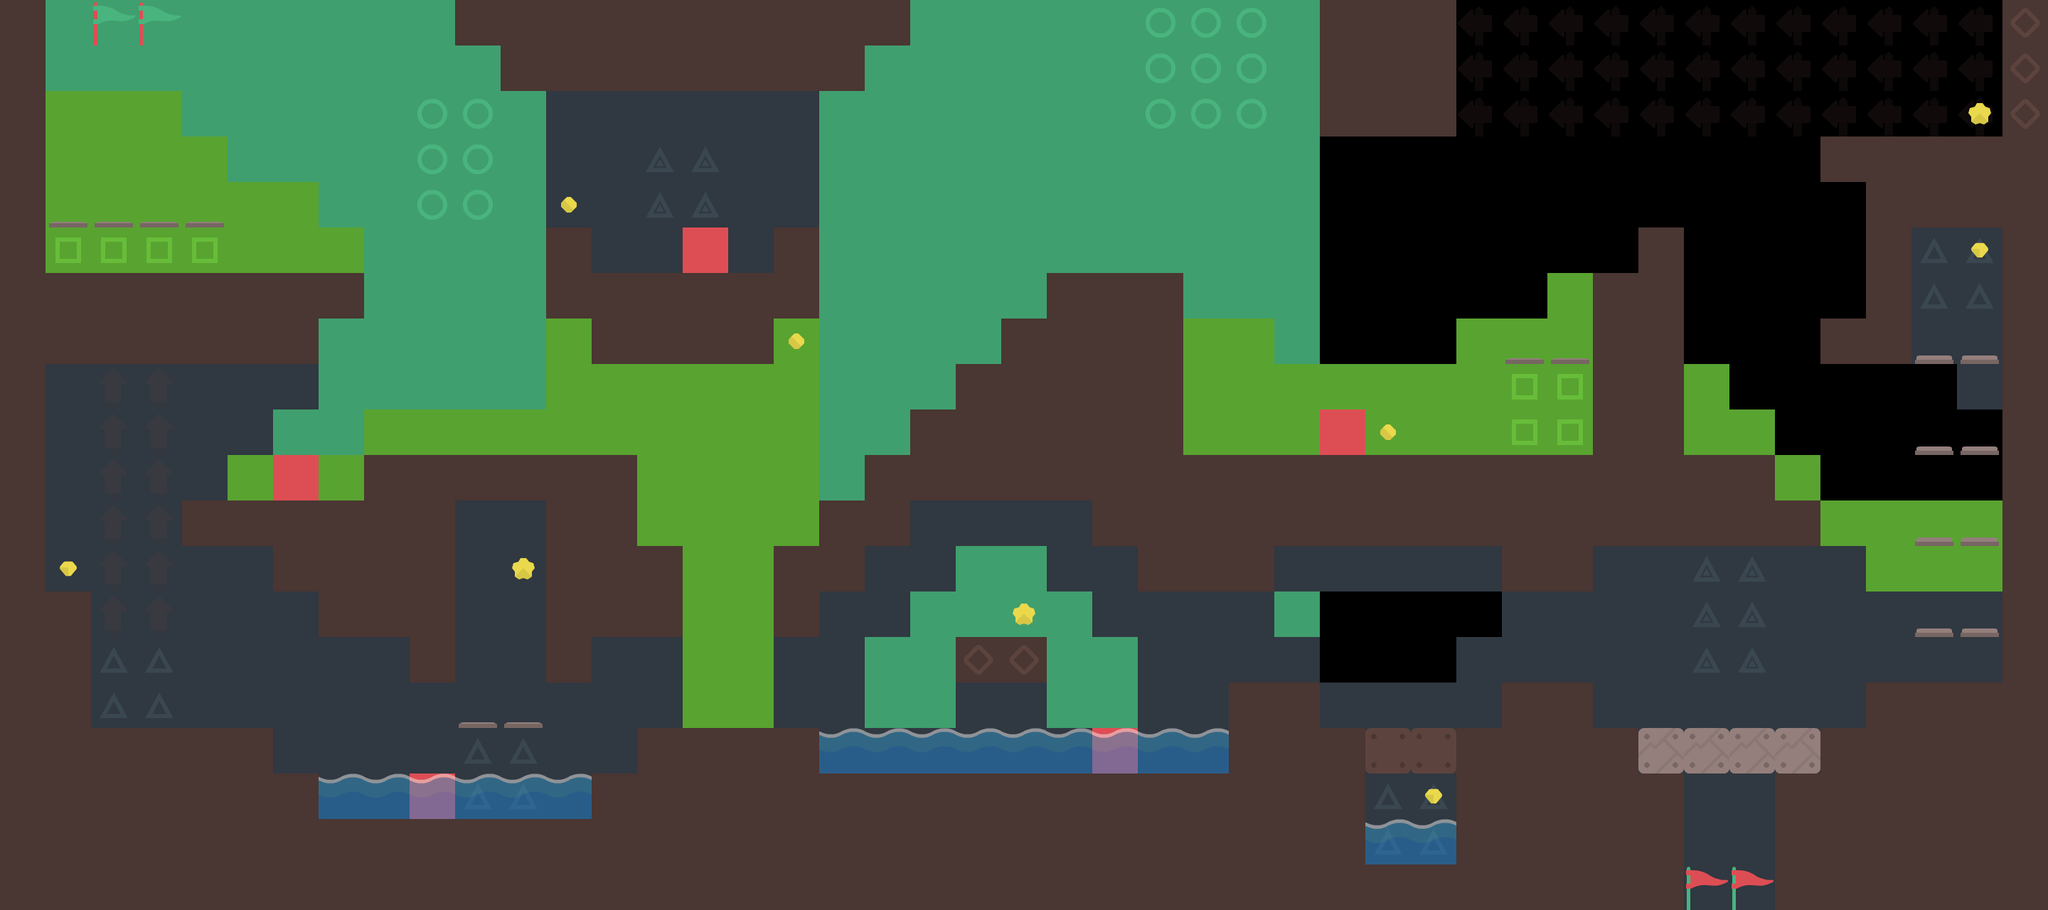

Rendered tile map (Tiled .tmx) drawn with the repository's tilesets; below, a short description and the map source with its tile grids summarised:
An orthogonal 45x20 tile map with 64x64 px tiles, 8 tile layers (bd, bg, wind, collectibles, ...).

<map version="1.4" tiledversion="1.4.2" orientation="orthogonal" renderorder="right-down" width="45" height="20" tilewidth="64" tileheight="64" infinite="0" nextlayerid="12" nextobjectid="1">
 <tileset firstgid="1" name="templateTiles" tilewidth="64" tileheight="64" tilecount="264" columns="22">
  <image source="templateTiles.png" width="1408" height="768" />
 </tileset>
 <layer id="7" name="bd" width="45" height="20" locked="1">
  <data>[900 cells, 493 non-empty, 2 distinct tile ids]</data>
 </layer>
 <layer id="4" name="bg" width="45" height="20" locked="1">
  <data>[900 cells, 291 non-empty, 5 distinct tile ids]</data>
 </layer>
 <layer id="9" name="wind" width="45" height="20" locked="1" opacity="0.17">
  <data>[900 cells, 48 non-empty, 2 distinct tile ids]</data>
 </layer>
 <layer id="5" name="collectibles" width="45" height="20" locked="1">
  <data>[900 cells, 9 non-empty, 3 distinct tile ids]</data>
 </layer>
 <layer id="1" name="Platforms" width="45" height="20" locked="1">
  <data>[900 cells, 350 non-empty, 2 distinct tile ids]</data>
 </layer>
 <layer id="6" name="Special" width="45" height="20">
  <data>[900 cells, 26 non-empty, 6 distinct tile ids]</data>
 </layer>
 <layer id="10" name="baddies" width="45" height="20" locked="1">
  <data>[900 cells, 5 non-empty, 1 distinct tile ids]</data>
 </layer>
 <layer id="8" name="water" width="45" height="20" locked="1" opacity="0.49">
  <data>[900 cells, 17 non-empty, 1 distinct tile ids]</data>
 </layer>
</map>
